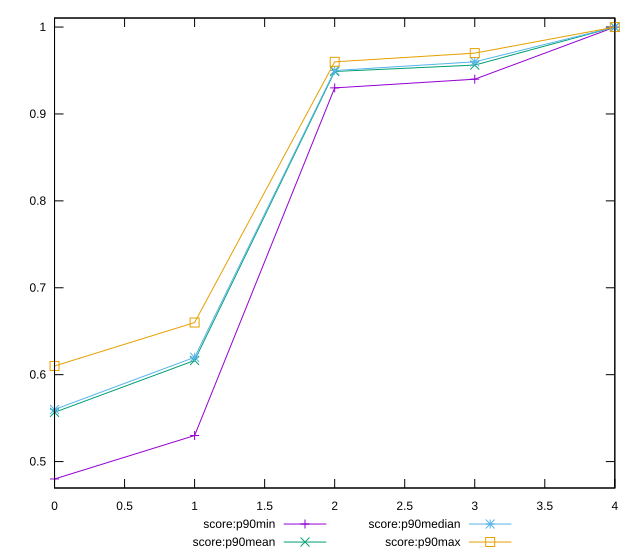

This figure's gnuplot source:
reset

$scoreP90Min <<EOF
0 0.48
1 0.53
2 0.93
3 0.94
4 1
EOF

$scoreP90Mean <<EOF
0 0.5567032967032965
1 0.6163736263736267
2 0.9489010989010994
3 0.9562637362637364
4 1
EOF

$scoreP90Median <<EOF
0 0.56
1 0.62
2 0.95
3 0.96
4 1
EOF

$scoreP90Max <<EOF
0 0.61
1 0.66
2 0.96
3 0.97
4 1
EOF

set key outside below
set xrange [0:4]
set yrange [0.46959999999999996:1.0104]
set trange [0.46959999999999996:1.0104]
set terminal svg size 640, 560 enhanced background rgb 'white'
set output "report_00009_2021-02-08T22-37-41.559Z/mainthread-work-breakdown/progression/score.svg"

plot $scoreP90Min title "score:p90min" with linespoints, \
     $scoreP90Mean title "score:p90mean" with linespoints, \
     $scoreP90Median title "score:p90median" with linespoints, \
     $scoreP90Max title "score:p90max" with linespoints

reset
